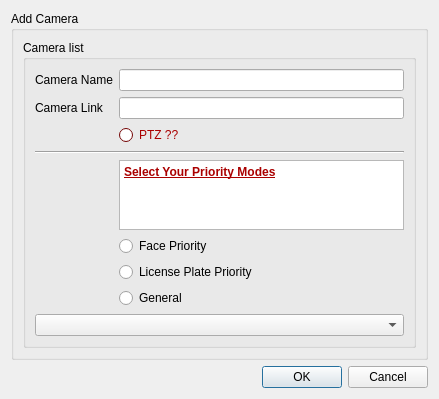
<?xml version="1.0" encoding="UTF-8"?>
<ui version="4.0">
 <class>AddCameraDialog</class>
 <widget class="QDialog" name="AddCameraDialog">
  <property name="geometry">
   <rect>
    <x>0</x>
    <y>0</y>
    <width>439</width>
    <height>397</height>
   </rect>
  </property>
  <property name="windowTitle">
   <string>Dialog</string>
  </property>
  <layout class="QVBoxLayout" name="verticalLayout">
   <item>
    <widget class="QGroupBox" name="groupBox">
     <property name="title">
      <string>Add Camera</string>
     </property>
     <layout class="QVBoxLayout" name="verticalLayout_2">
      <item>
       <widget class="QGroupBox" name="groupBox_2">
        <property name="title">
         <string>Camera list</string>
        </property>
        <layout class="QVBoxLayout" name="verticalLayout_3">
         <item>
          <layout class="QFormLayout" name="formLayout">
           <item row="0" column="0">
            <widget class="QLabel" name="label">
             <property name="text">
              <string>Camera Name</string>
             </property>
            </widget>
           </item>
           <item row="0" column="1">
            <widget class="QLineEdit" name="nameLineEdit"/>
           </item>
           <item row="1" column="0">
            <widget class="QLabel" name="label_2">
             <property name="text">
              <string>Camera Link</string>
             </property>
            </widget>
           </item>
           <item row="1" column="1">
            <widget class="QLineEdit" name="linkLineEdit"/>
           </item>
           <item row="2" column="1">
            <widget class="QRadioButton" name="ptzButton">
             <property name="palette">
              <palette>
               <active>
                <colorrole role="WindowText">
                 <brush brushstyle="SolidPattern">
                  <color alpha="255">
                   <red>170</red>
                   <green>0</green>
                   <blue>0</blue>
                  </color>
                 </brush>
                </colorrole>
                <colorrole role="Button">
                 <brush brushstyle="SolidPattern">
                  <color alpha="255">
                   <red>170</red>
                   <green>0</green>
                   <blue>0</blue>
                  </color>
                 </brush>
                </colorrole>
                <colorrole role="Light">
                 <brush brushstyle="SolidPattern">
                  <color alpha="255">
                   <red>255</red>
                   <green>0</green>
                   <blue>0</blue>
                  </color>
                 </brush>
                </colorrole>
                <colorrole role="Midlight">
                 <brush brushstyle="SolidPattern">
                  <color alpha="255">
                   <red>212</red>
                   <green>0</green>
                   <blue>0</blue>
                  </color>
                 </brush>
                </colorrole>
                <colorrole role="Dark">
                 <brush brushstyle="SolidPattern">
                  <color alpha="255">
                   <red>85</red>
                   <green>0</green>
                   <blue>0</blue>
                  </color>
                 </brush>
                </colorrole>
                <colorrole role="Mid">
                 <brush brushstyle="SolidPattern">
                  <color alpha="255">
                   <red>113</red>
                   <green>0</green>
                   <blue>0</blue>
                  </color>
                 </brush>
                </colorrole>
                <colorrole role="Text">
                 <brush brushstyle="SolidPattern">
                  <color alpha="255">
                   <red>0</red>
                   <green>0</green>
                   <blue>0</blue>
                  </color>
                 </brush>
                </colorrole>
                <colorrole role="BrightText">
                 <brush brushstyle="SolidPattern">
                  <color alpha="255">
                   <red>255</red>
                   <green>255</green>
                   <blue>255</blue>
                  </color>
                 </brush>
                </colorrole>
                <colorrole role="ButtonText">
                 <brush brushstyle="SolidPattern">
                  <color alpha="255">
                   <red>0</red>
                   <green>0</green>
                   <blue>0</blue>
                  </color>
                 </brush>
                </colorrole>
                <colorrole role="Base">
                 <brush brushstyle="SolidPattern">
                  <color alpha="255">
                   <red>255</red>
                   <green>255</green>
                   <blue>255</blue>
                  </color>
                 </brush>
                </colorrole>
                <colorrole role="Window">
                 <brush brushstyle="SolidPattern">
                  <color alpha="255">
                   <red>170</red>
                   <green>0</green>
                   <blue>0</blue>
                  </color>
                 </brush>
                </colorrole>
                <colorrole role="Shadow">
                 <brush brushstyle="SolidPattern">
                  <color alpha="255">
                   <red>0</red>
                   <green>0</green>
                   <blue>0</blue>
                  </color>
                 </brush>
                </colorrole>
                <colorrole role="AlternateBase">
                 <brush brushstyle="SolidPattern">
                  <color alpha="255">
                   <red>212</red>
                   <green>127</green>
                   <blue>127</blue>
                  </color>
                 </brush>
                </colorrole>
                <colorrole role="ToolTipBase">
                 <brush brushstyle="SolidPattern">
                  <color alpha="255">
                   <red>255</red>
                   <green>255</green>
                   <blue>220</blue>
                  </color>
                 </brush>
                </colorrole>
                <colorrole role="ToolTipText">
                 <brush brushstyle="SolidPattern">
                  <color alpha="255">
                   <red>0</red>
                   <green>0</green>
                   <blue>0</blue>
                  </color>
                 </brush>
                </colorrole>
               </active>
               <inactive>
                <colorrole role="WindowText">
                 <brush brushstyle="SolidPattern">
                  <color alpha="255">
                   <red>170</red>
                   <green>0</green>
                   <blue>0</blue>
                  </color>
                 </brush>
                </colorrole>
                <colorrole role="Button">
                 <brush brushstyle="SolidPattern">
                  <color alpha="255">
                   <red>170</red>
                   <green>0</green>
                   <blue>0</blue>
                  </color>
                 </brush>
                </colorrole>
                <colorrole role="Light">
                 <brush brushstyle="SolidPattern">
                  <color alpha="255">
                   <red>255</red>
                   <green>0</green>
                   <blue>0</blue>
                  </color>
                 </brush>
                </colorrole>
                <colorrole role="Midlight">
                 <brush brushstyle="SolidPattern">
                  <color alpha="255">
                   <red>212</red>
                   <green>0</green>
                   <blue>0</blue>
                  </color>
                 </brush>
                </colorrole>
                <colorrole role="Dark">
                 <brush brushstyle="SolidPattern">
                  <color alpha="255">
                   <red>85</red>
                   <green>0</green>
                   <blue>0</blue>
                  </color>
                 </brush>
                </colorrole>
                <colorrole role="Mid">
                 <brush brushstyle="SolidPattern">
                  <color alpha="255">
                   <red>113</red>
                   <green>0</green>
                   <blue>0</blue>
                  </color>
                 </brush>
                </colorrole>
                <colorrole role="Text">
                 <brush brushstyle="SolidPattern">
                  <color alpha="255">
                   <red>0</red>
                   <green>0</green>
                   <blue>0</blue>
                  </color>
                 </brush>
                </colorrole>
                <colorrole role="BrightText">
                 <brush brushstyle="SolidPattern">
                  <color alpha="255">
                   <red>255</red>
                   <green>255</green>
                   <blue>255</blue>
                  </color>
                 </brush>
                </colorrole>
                <colorrole role="ButtonText">
                 <brush brushstyle="SolidPattern">
                  <color alpha="255">
                   <red>0</red>
                   <green>0</green>
                   <blue>0</blue>
                  </color>
                 </brush>
                </colorrole>
                <colorrole role="Base">
                 <brush brushstyle="SolidPattern">
                  <color alpha="255">
                   <red>255</red>
                   <green>255</green>
                   <blue>255</blue>
                  </color>
                 </brush>
                </colorrole>
                <colorrole role="Window">
                 <brush brushstyle="SolidPattern">
                  <color alpha="255">
                   <red>170</red>
                   <green>0</green>
                   <blue>0</blue>
                  </color>
                 </brush>
                </colorrole>
                <colorrole role="Shadow">
                 <brush brushstyle="SolidPattern">
                  <color alpha="255">
                   <red>0</red>
                   <green>0</green>
                   <blue>0</blue>
                  </color>
                 </brush>
                </colorrole>
                <colorrole role="AlternateBase">
                 <brush brushstyle="SolidPattern">
                  <color alpha="255">
                   <red>212</red>
                   <green>127</green>
                   <blue>127</blue>
                  </color>
                 </brush>
                </colorrole>
                <colorrole role="ToolTipBase">
                 <brush brushstyle="SolidPattern">
                  <color alpha="255">
                   <red>255</red>
                   <green>255</green>
                   <blue>220</blue>
                  </color>
                 </brush>
                </colorrole>
                <colorrole role="ToolTipText">
                 <brush brushstyle="SolidPattern">
                  <color alpha="255">
                   <red>0</red>
                   <green>0</green>
                   <blue>0</blue>
                  </color>
                 </brush>
                </colorrole>
               </inactive>
               <disabled>
                <colorrole role="WindowText">
                 <brush brushstyle="SolidPattern">
                  <color alpha="255">
                   <red>85</red>
                   <green>0</green>
                   <blue>0</blue>
                  </color>
                 </brush>
                </colorrole>
                <colorrole role="Button">
                 <brush brushstyle="SolidPattern">
                  <color alpha="255">
                   <red>170</red>
                   <green>0</green>
                   <blue>0</blue>
                  </color>
                 </brush>
                </colorrole>
                <colorrole role="Light">
                 <brush brushstyle="SolidPattern">
                  <color alpha="255">
                   <red>255</red>
                   <green>0</green>
                   <blue>0</blue>
                  </color>
                 </brush>
                </colorrole>
                <colorrole role="Midlight">
                 <brush brushstyle="SolidPattern">
                  <color alpha="255">
                   <red>212</red>
                   <green>0</green>
                   <blue>0</blue>
                  </color>
                 </brush>
                </colorrole>
                <colorrole role="Dark">
                 <brush brushstyle="SolidPattern">
                  <color alpha="255">
                   <red>85</red>
                   <green>0</green>
                   <blue>0</blue>
                  </color>
                 </brush>
                </colorrole>
                <colorrole role="Mid">
                 <brush brushstyle="SolidPattern">
                  <color alpha="255">
                   <red>113</red>
                   <green>0</green>
                   <blue>0</blue>
                  </color>
                 </brush>
                </colorrole>
                <colorrole role="Text">
                 <brush brushstyle="SolidPattern">
                  <color alpha="255">
                   <red>85</red>
                   <green>0</green>
                   <blue>0</blue>
                  </color>
                 </brush>
                </colorrole>
                <colorrole role="BrightText">
                 <brush brushstyle="SolidPattern">
                  <color alpha="255">
                   <red>255</red>
                   <green>255</green>
                   <blue>255</blue>
                  </color>
                 </brush>
                </colorrole>
                <colorrole role="ButtonText">
                 <brush brushstyle="SolidPattern">
                  <color alpha="255">
                   <red>85</red>
                   <green>0</green>
                   <blue>0</blue>
                  </color>
                 </brush>
                </colorrole>
                <colorrole role="Base">
                 <brush brushstyle="SolidPattern">
                  <color alpha="255">
                   <red>170</red>
                   <green>0</green>
                   <blue>0</blue>
                  </color>
                 </brush>
                </colorrole>
                <colorrole role="Window">
                 <brush brushstyle="SolidPattern">
                  <color alpha="255">
                   <red>170</red>
                   <green>0</green>
                   <blue>0</blue>
                  </color>
                 </brush>
                </colorrole>
                <colorrole role="Shadow">
                 <brush brushstyle="SolidPattern">
                  <color alpha="255">
                   <red>0</red>
                   <green>0</green>
                   <blue>0</blue>
                  </color>
                 </brush>
                </colorrole>
                <colorrole role="AlternateBase">
                 <brush brushstyle="SolidPattern">
                  <color alpha="255">
                   <red>170</red>
                   <green>0</green>
                   <blue>0</blue>
                  </color>
                 </brush>
                </colorrole>
                <colorrole role="ToolTipBase">
                 <brush brushstyle="SolidPattern">
                  <color alpha="255">
                   <red>255</red>
                   <green>255</green>
                   <blue>220</blue>
                  </color>
                 </brush>
                </colorrole>
                <colorrole role="ToolTipText">
                 <brush brushstyle="SolidPattern">
                  <color alpha="255">
                   <red>0</red>
                   <green>0</green>
                   <blue>0</blue>
                  </color>
                 </brush>
                </colorrole>
               </disabled>
              </palette>
             </property>
             <property name="text">
              <string>PTZ ??</string>
             </property>
            </widget>
           </item>
           <item row="5" column="1">
            <widget class="QRadioButton" name="facePrior">
             <property name="text">
              <string>Face Priority</string>
             </property>
            </widget>
           </item>
           <item row="6" column="1">
            <widget class="QRadioButton" name="lprPrior">
             <property name="text">
              <string>License Plate Priority</string>
             </property>
            </widget>
           </item>
           <item row="7" column="1">
            <widget class="QRadioButton" name="radioButton_3">
             <property name="text">
              <string>General</string>
             </property>
            </widget>
           </item>
           <item row="3" column="0" colspan="2">
            <widget class="Line" name="line">
             <property name="orientation">
              <enum>Qt::Horizontal</enum>
             </property>
            </widget>
           </item>
           <item row="4" column="1">
            <widget class="QTextBrowser" name="textBrowser">
             <property name="html">
              <string>&lt;!DOCTYPE HTML PUBLIC &quot;-//W3C//DTD HTML 4.0//EN&quot; &quot;http://www.w3.org/TR/REC-html40/strict.dtd&quot;&gt;
&lt;html&gt;&lt;head&gt;&lt;meta name=&quot;qrichtext&quot; content=&quot;1&quot; /&gt;&lt;style type=&quot;text/css&quot;&gt;
p, li { white-space: pre-wrap; }
&lt;/style&gt;&lt;/head&gt;&lt;body style=&quot; font-family:'Sans Serif'; font-size:9pt; font-weight:400; font-style:normal;&quot;&gt;
&lt;p style=&quot; margin-top:0px; margin-bottom:0px; margin-left:0px; margin-right:0px; -qt-block-indent:0; text-indent:0px;&quot;&gt;&lt;span style=&quot; font-weight:600; text-decoration: underline; color:#aa0000;&quot;&gt;Select Your Priority Modes&lt;/span&gt;&lt;/p&gt;&lt;/body&gt;&lt;/html&gt;</string>
             </property>
            </widget>
           </item>
          </layout>
         </item>
         <item>
          <widget class="QComboBox" name="camerasComboBox"/>
         </item>
        </layout>
       </widget>
      </item>
     </layout>
    </widget>
   </item>
   <item>
    <widget class="QDialogButtonBox" name="buttonBox">
     <property name="orientation">
      <enum>Qt::Horizontal</enum>
     </property>
     <property name="standardButtons">
      <set>QDialogButtonBox::Cancel|QDialogButtonBox::Ok</set>
     </property>
    </widget>
   </item>
  </layout>
 </widget>
 <resources/>
 <connections>
  <connection>
   <sender>buttonBox</sender>
   <signal>accepted()</signal>
   <receiver>AddCameraDialog</receiver>
   <slot>accept()</slot>
   <hints>
    <hint type="sourcelabel">
     <x>248</x>
     <y>254</y>
    </hint>
    <hint type="destinationlabel">
     <x>157</x>
     <y>274</y>
    </hint>
   </hints>
  </connection>
  <connection>
   <sender>buttonBox</sender>
   <signal>rejected()</signal>
   <receiver>AddCameraDialog</receiver>
   <slot>reject()</slot>
   <hints>
    <hint type="sourcelabel">
     <x>316</x>
     <y>260</y>
    </hint>
    <hint type="destinationlabel">
     <x>286</x>
     <y>274</y>
    </hint>
   </hints>
  </connection>
 </connections>
</ui>
